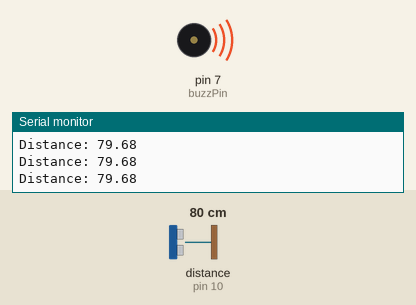
The sketch below on a simulated Arduino Uno, built with avr-gcc and run on an emulated ATmega328P. On the bench: buzzer (waves = sounding), the last lines printed to the serial monitor. Wiring (inferred from the names in the program): ultrasonic range finder: trigger pin 9; echo pin 10. Inputs (shaded band) come from the test bench; at power-on: distance to the obstacle (sensor on pin 10) 80 cm. The echo pulse lasts 58.3 µs per cm.

Above: at 1.2 s.
1.3 s: distance to the obstacle (sensor on pin 10) set to 95 cm
2.8 s: distance to the obstacle (sensor on pin 10) set to 104 cm
At 3.5 s:
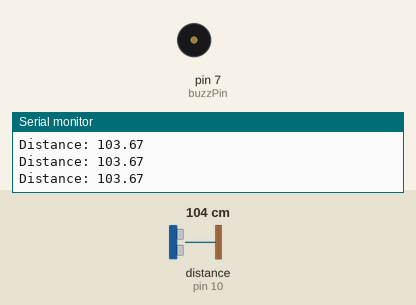
4.3 s: distance to the obstacle (sensor on pin 10) set to 4 cm
At 5.5 s:
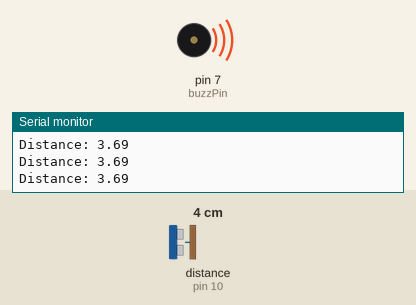
5.8 s: distance to the obstacle (sensor on pin 10) set to 120 cm
At 6.4 s:
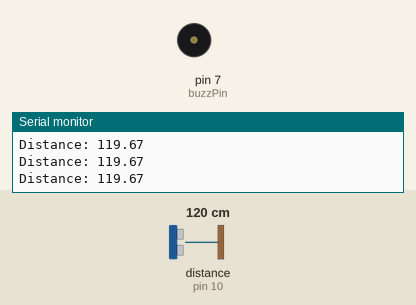
Timing chart, 0 to 8.3 s (numbered marks = the images above; inputs shaded):
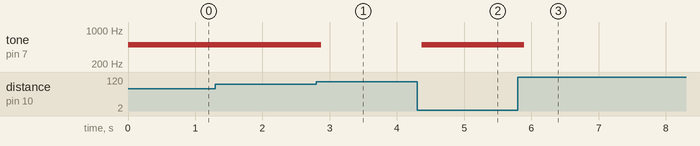

The sketch:

Sonic_Distance_Sensor.ino
```cpp
const int trigPin = 9;
const int echoPin = 10;
const int buzzPin = 7;


float duration, distance;

void setup() {
  pinMode(trigPin, OUTPUT);
  pinMode(echoPin, INPUT);
  pinMode(buzzPin, OUTPUT);

  Serial.begin(9600);
}

void loop() {
  digitalWrite(trigPin, LOW);
  delayMicroseconds(2);
  digitalWrite(trigPin, HIGH);
  delayMicroseconds(10);
  digitalWrite(trigPin, LOW);

  duration = pulseIn(echoPin, HIGH);
  distance = (duration*.0343)/2;
  Serial.print("Distance: ");
  Serial.println(distance);

  if(distance <100){
    tone(buzzPin, 500);
  }
  else{
    noTone(buzzPin);
  }
  delay(100);
}
```

Measured:
- the behaviour switches between 100 and 101 cm on distance to the obstacle (sensor on pin 10) (found by bisection; images 0 and 1)
- after the input at 2.8 s, tone on pin 7 (buzzPin): 500 Hz → silent after 0.07 s
- after the input at 4.3 s, tone on pin 7 (buzzPin): silent → 500 Hz after 0.07 s
- after the input at 5.8 s, tone on pin 7 (buzzPin): 500 Hz → silent after 0.09 s
